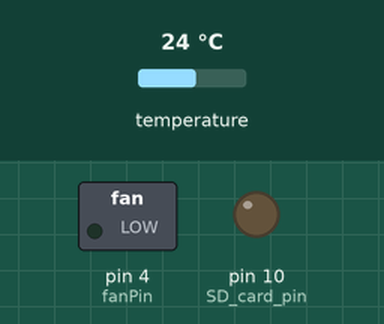
Bench run of a sketch on a simulated Arduino Uno, built with avr-gcc and run on an emulated ATmega328P. Shown: switched loads named in the sketch (green lamp = pin HIGH), output pins drawn as LEDs (lit = HIGH). Wiring (inferred from the names in the program): DS3231 clock at I2C address 0x68. Dashed ring = blinking. The test bench sets the inputs (shaded band); at power-on: temperature 24 °C. The local clock reads 2024-03-15 10:24:30 at power-on unless the sketch sets it; storage starts empty; pins used as bus, display or sensor lines are not drawn; what the sketch prints to the serial monitor is not drawn.

Above: at 2.2 s.
Timing chart, 0 to 4.5 s (numbered marks = the images above):
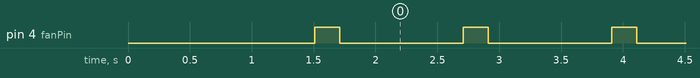

Measured:
- by itself, pin 4 (fanPin): alternates HIGH for 0.20 s and LOW for 1.0 s

The sketch:

CoolerSetupSketch_190503.ino
```cpp
/*
 *
 * CoolerSetupSketch_190503
 * by David Hartkop
 * CC-BY 2019
 *
 *
 * This sketch is meant to test the hardware used for the TEMPERATURE CONTROLLED VACCINE & INSULIN COOLER by David Hartkop, CC-BY 2019
 * What it does:
 *
 * 1. Sets the Real Time Clock to whatever you type into the code below  (look below for the "SET THE REAL-TIME CLOCK HERE!" comment.)
 * 2. Tests the DFRobot DS3231 temperature sensor
 * 3. Tests writing and reading from the SD card reader
 * 4. Tests driving the PC fan.
 *
 *
 */

//Libraries
#include <Wire.h>                // used for RTC
#include <DS3231.h>              // used for RTC
#include <OneWire.h>             // used to read temperature sensors
#include <DallasTemperature.h>   // used to read temperature sensors
#include <SD.h>                  // used by SD card reader

// FAN ------------
int fanPinGND = 2;
int fanPinVCC = 3;
int fanPin = 4;

// RTC -------------
int RTCVCCpin = 8;
int SDreaderVCCpin = 7;


#define DS3231_I2C_ADDRESS 0x68
// Convert normal decimal numbers to binary coded decimal
byte decToBcd(byte val)
{
  return( (val/10*16) + (val%10) );
}
// Convert binary coded decimal to normal decimal numbers
byte bcdToDec(byte val)
{
  return( (val/16*10) + (val%16) );
}

void setDS3231time(byte second, byte minute, byte hour, byte dayOfWeek, byte
dayOfMonth, byte month, byte year)
{
  // sets time and date data to DS3231
  Wire.beginTransmission(DS3231_I2C_ADDRESS);
  Wire.write(0); // set next input to start at the seconds register
  Wire.write(decToBcd(second)); // set seconds
  Wire.write(decToBcd(minute)); // set minutes
  Wire.write(decToBcd(hour)); // set hours
  Wire.write(decToBcd(dayOfWeek)); // set day of week (1=Sunday, 7=Saturday)
  Wire.write(decToBcd(dayOfMonth)); // set date (1 to 31)
  Wire.write(decToBcd(month)); // set month
  Wire.write(decToBcd(year)); // set year (0 to 99)
  Wire.endTransmission();
}
void readDS3231time(
byte *second,
byte *minute,
byte *hour,
byte *dayOfWeek,
byte *dayOfMonth,
byte *month,
byte *year
)

{
  Wire.beginTransmission(DS3231_I2C_ADDRESS);
  Wire.write(0); // set DS3231 register pointer to 00h
  Wire.endTransmission();
  Wire.requestFrom(DS3231_I2C_ADDRESS, 7);
  // request seven bytes of data from DS3231 starting from register 00h
  *second = bcdToDec(Wire.read() & 0x7f);
  *minute = bcdToDec(Wire.read());
  *hour = bcdToDec(Wire.read() & 0x3f);
  *dayOfWeek = bcdToDec(Wire.read());
  *dayOfMonth = bcdToDec(Wire.read());
  *month = bcdToDec(Wire.read());
  *year = bcdToDec(Wire.read());
}

//SD CARD ------------
File myFile;

//SENSORS ------------
// Data wire is connected to GPIO9
OneWire oneWire(9);
DallasTemperature tempSensor(&oneWire);

void setup() {

Serial.begin(9600);
Wire.begin();

//Set up Pins

pinMode(RTCVCCpin, OUTPUT);
pinMode(SDreaderVCCpin, OUTPUT);
pinMode(fanPinGND, OUTPUT);
pinMode(fanPinVCC, OUTPUT);
pinMode(fanPin, OUTPUT);

digitalWrite(RTCVCCpin, HIGH);
digitalWrite(SDreaderVCCpin, HIGH);
digitalWrite(fanPinGND, LOW);
digitalWrite(fanPinVCC, HIGH);
digitalWrite(fanPin,LOW);

delay(500); //let power stapalize for peripherals


//--------------------SET THE REAL-TIME CLOCK HERE!---------------------\\
//How to set the DS3231 RTC: (seconds, minutes, hours, day of week 01=sunday, date, month, year)
setDS3231time(00,38,20,1,06,01,19);//<-------------PUT NUMBERS HERE TO SET THE RTC
byte second, minute, hour, dayOfWeek, dayOfMonth, month, year;


Serial.println("Cooler Setup Sketch - version 190504");
Serial.println("START OF SYSTEM TEST ----------------------");

 // retrieve data from DS3231
  readDS3231time(&second, &minute, &hour, &dayOfWeek, &dayOfMonth, &month,
  &year);
Serial.print("TESTING REAL-TIME CLOCK: time[");
Serial.print(hour);
Serial.print(":");
Serial.print(minute);
Serial.print("] date[");
Serial.print(month);
Serial.print("/");
Serial.print(dayOfMonth);
Serial.print("/");
Serial.print("20");
Serial.print(year);
Serial.println("]");

// retrieve data from DS3231 temperature sensor
tempSensor.requestTemperaturesByIndex(0);

  Serial.print("TESTING TEMP. SENSOR: ");
  Serial.print(tempSensor.getTempCByIndex(0));
  Serial.println(" C");

Serial.println("TESTING SD CARD:");
//Write Recording-Start header information to SD Card
   pinMode(10, OUTPUT);//SD card pin
  if (!SD.begin(10)) {
    Serial.println("init failed!");
    return;
  }
  Serial.println("init done");

 myFile = SD.open("dataLog.txt", FILE_WRITE);

  // if the file opened okay, write to it:
  if (myFile) {
    Serial.print("Writing to dataLog.txt...");

    myFile.println("If you can read this, then your SD Card is working!");
  // close the file:
    myFile.close();
  } else {
    // if the file didn't open, print an error:
    Serial.println("error opening dataLog.txt");
  }

 // Re-open the file from the Micro SD for reading:
  myFile = SD.open("dataLog.txt");
  if (myFile) {
    Serial.println("dataLog.txt:");

    // read from the file until there's nothing else in it:
    while (myFile.available()) {
      Serial.write(myFile.read());
    }
    // close the file:
    myFile.close();
  } else {
    // if the file didn't open, print an error:
    Serial.println("error opening test.txt");
  }

Serial.println("TESTING FAN: Is the fan pulsing on and off?");


Serial.println("END OF SYSTEM TEST ----------------------");
}

void loop() {

  digitalWrite(fanPin, HIGH);
  delay(200);
  digitalWrite(fanPin, LOW);
  delay(1000);

}
```
